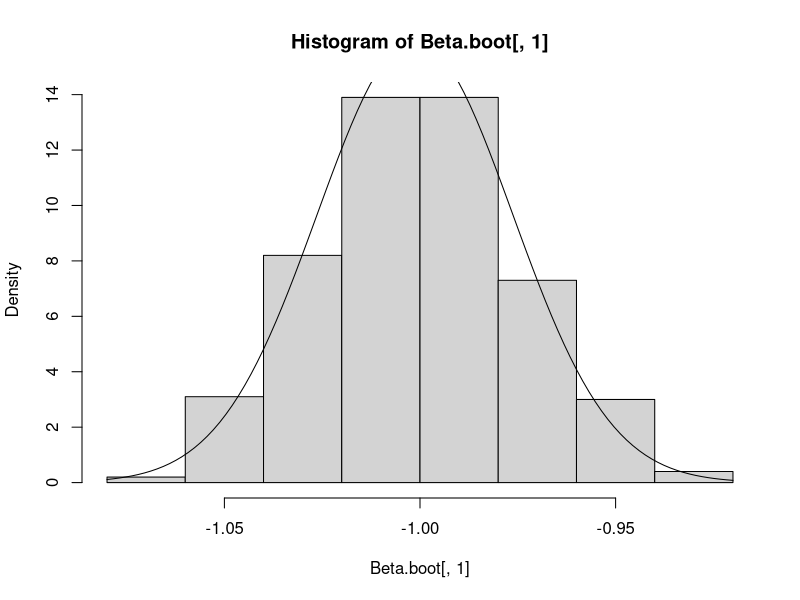
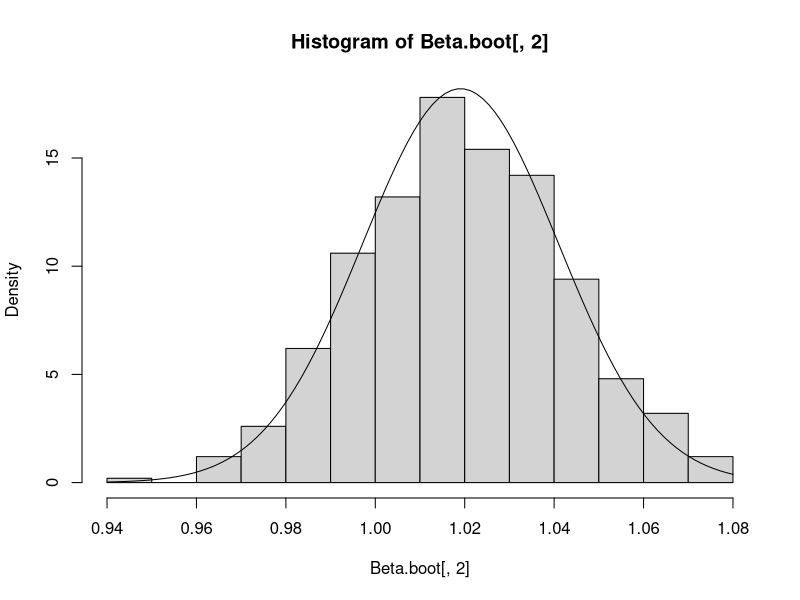
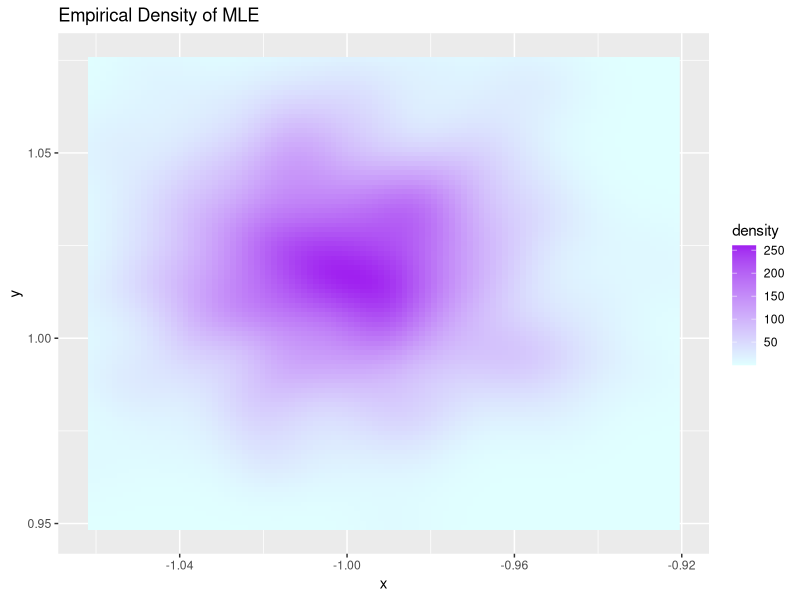
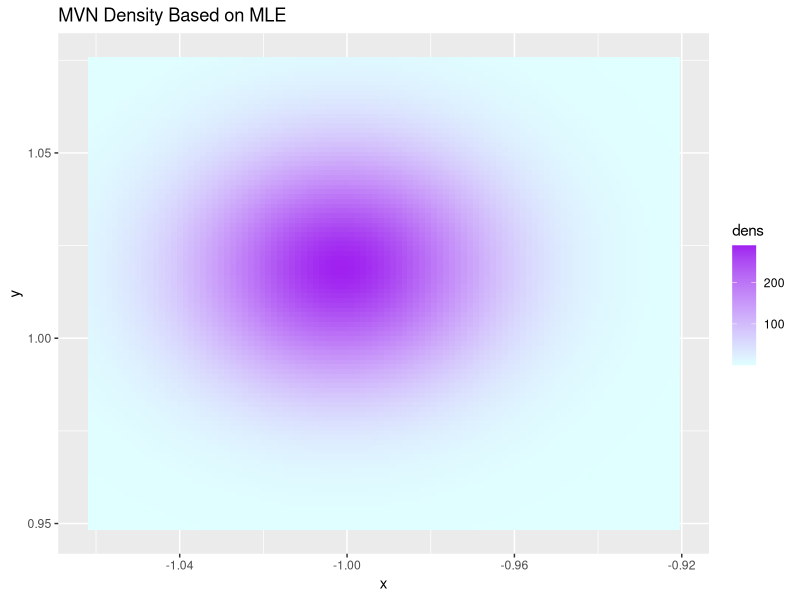

Write the R code that produced these figures, in order.
## ---- chunk 1
knitr::opts_chunk$set(echo = TRUE)
## ---- chunk 2
library(ggplot2)
library(mvtnorm)
## ---- chunk 3
set.seed(1234)
n <- 400
x <- runif(n, -2, 2)
X <- cbind(1, x)
Beta.true <- c(-1, 1)
sigma.true <- 0.5
y <- rnorm(n, X %*% Beta.true, sigma.true)
## ---- chunk 4
set.seed(1234)
lm.out <- lm(y ~ x)
Beta.hat <- coef(lm.out)
V.hat <- vcov(lm.out)

B <- 500
Beta.boot <- matrix(NA, B, 2)

for (b in 1:B) {
	idx.boot <- sample(1:n, size = n, replace = TRUE)
	lm.boot <- lm(y ~ x, subset = idx.boot)
	Beta.boot[b,] <- coef(lm.boot)
}
## ---- chunk 5
V.true <- sigma.true^2 * solve(t(X) %*% X)

hist(Beta.boot[,1], freq = FALSE)
curve(dnorm(x, Beta.hat[1], sqrt(V.true[1,1])), add = TRUE)

hist(Beta.boot[,2], freq = FALSE)
curve(dnorm(x, Beta.hat[2], sqrt(V.true[2,2])), add = TRUE)
## ---- chunk 6
dat.sim <- data.frame(x = Beta.boot[,1], y = Beta.boot[,2])

dat.mvn <- expand.grid(
	x = seq(min(dat.sim$x), max(dat.sim$x), length.out = 100),
	y = seq(min(dat.sim$y), max(dat.sim$y), length.out = 100))
dat.mvn$dens <- dmvnorm(dat.mvn, mean = Beta.hat, sigma = V.true)

ggplot(dat.sim, aes(x=x, y=y)) + 
	stat_density_2d(geom = "raster", aes(fill = ..density..), contour = FALSE) +
	scale_fill_gradient(low="lightcyan", high="purple") +
	ggtitle("Empirical Density of MLE")

ggplot(dat.mvn, aes(x=x, y=y)) + 
    geom_raster(aes(fill = dens)) +
	scale_fill_gradient(low="lightcyan", high="purple") +
	ggtitle("MVN Density Based on MLE")
